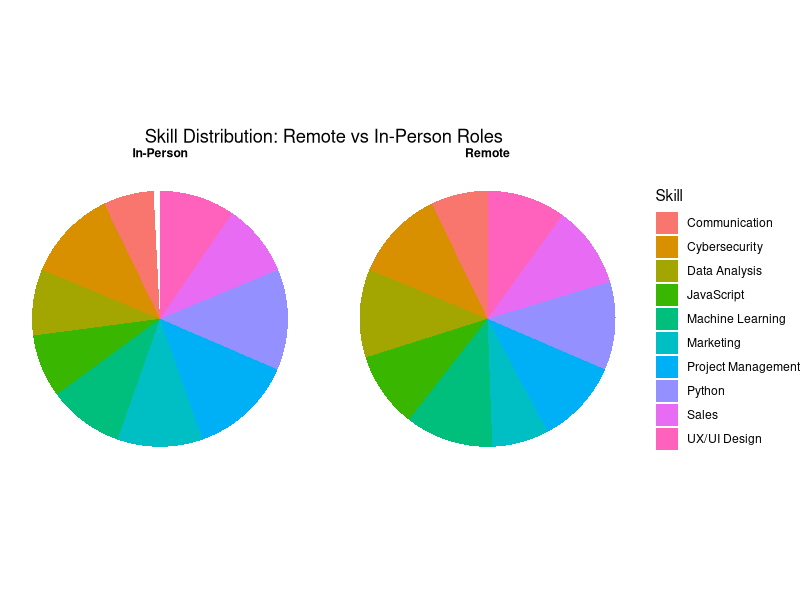
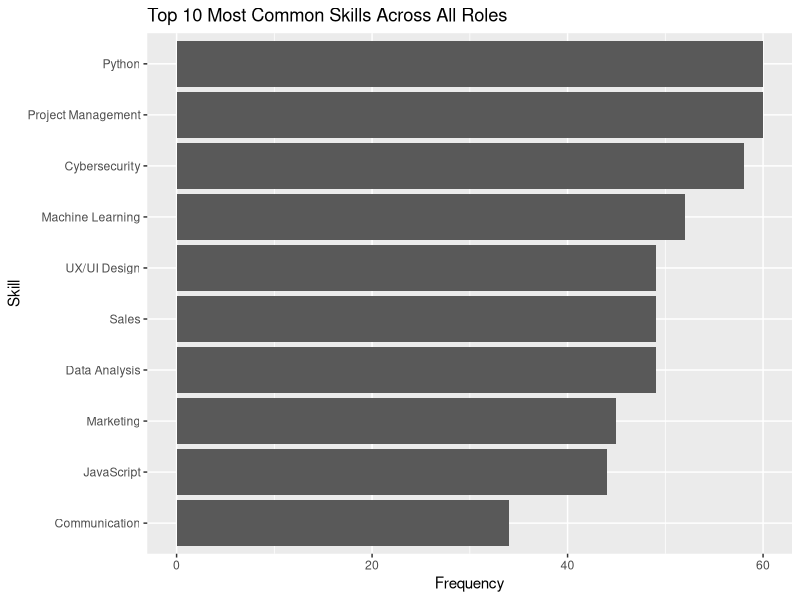
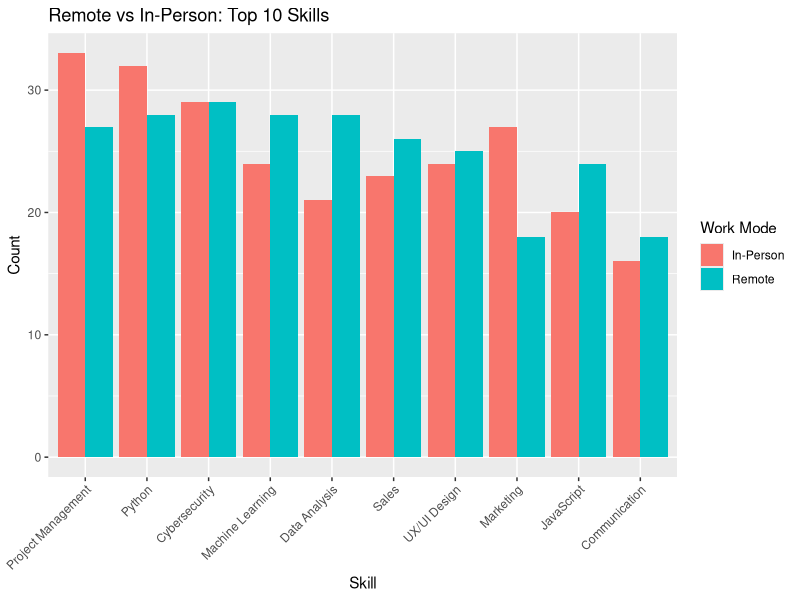
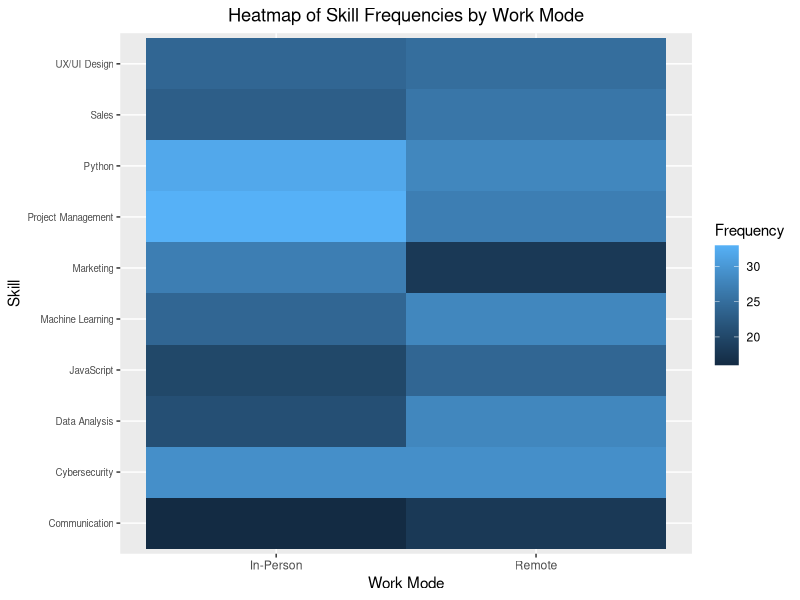

The R source for these figures, in order:
## ---- chunk 1
# 1) Load the tidyverse (which gives you %>% plus all dplyr, tidyr, ggplot2, etc.)
library(tidyverse)

# 2) Read in your CSV (adjust the path if your file lives somewhere else)
df <- read_csv("ai_job_market_insights.csv")

# 3) (Optional) Peek at the first few rows to confirm it loaded
glimpse(df)

## ---- chunk 2

library(tidyverse)

# make sure df is loaded…

# 1. filter out missing values using the correct names
ro3_data <- df %>%
  filter(
    !is.na(Job_Title),
    !is.na(Required_Skills),
    !is.na(Remote_Friendly)
  ) %>%
  # 2. split the comma-separated skills
  separate_rows(Required_Skills, sep = ",\\s*") %>%
  # 3. standardize the remote column
  mutate(
    Remote = if_else(Remote_Friendly == "Yes", "Remote", "In-Person"),
    Skill  = str_trim(Required_Skills)
  )

# 4. count each skill by remote vs in-person
skills_summary <- ro3_data %>%
  count(Skill, Remote, name = "Count")

## ---- chunk 3
ggplot(skills_summary, aes(x = "", y = Count, fill = Skill)) +
  geom_bar(width = 1, stat = "identity") +
  coord_polar(theta = "y") +
  facet_wrap(~ Remote) +
  labs(
    title = "Skill Distribution: Remote vs In-Person Roles",
    x = NULL, y = NULL
  ) +
  theme_void() +
  theme(
    strip.text   = element_text(face = "bold"),
    plot.title   = element_text(hjust = 0.5)
  )
## ---- chunk 4

# 1. Compute overall totals and pick top 10
top_skills <- skills_summary %>%
  group_by(Skill) %>%
  summarise(Total = sum(Count), .groups = "drop") %>%
  arrange(desc(Total)) %>%
  slice_head(n = 10)

# 2. Bar chart (horizontal) of those top 10
ggplot(top_skills, aes(x = reorder(Skill, Total), y = Total)) +
  geom_col() +
  coord_flip() +
  labs(
    title = "Top 10 Most Common Skills Across All Roles",
    x = "Skill",
    y = "Frequency"
  )

## ---- chunk 5
# Filter to just the top 10 skills
remote_top <- skills_summary %>%
  filter(Skill %in% top_skills$Skill)

# Dodged bar chart
ggplot(remote_top, aes(x = reorder(Skill, -Count), y = Count, fill = Remote)) +
  geom_col(position = "dodge") +
  labs(
    title = "Remote vs In-Person: Top 10 Skills",
    x = "Skill",
    y = "Count",
    fill = "Work Mode"
  ) +
  theme(
    axis.text.x = element_text(angle = 45, hjust = 1)
  )

## ---- chunk 6
# Heatmap: skill on y-axis, Remote/In-Person on x-axis, tile fill = count
ggplot(skills_summary, aes(x = Remote, y = Skill, fill = Count)) +
  geom_tile() +
  labs(
    title = "Heatmap of Skill Frequencies by Work Mode",
    x = "Work Mode",
    y = "Skill",
    fill = "Frequency"
  ) +
  theme(
    axis.text.y = element_text(size = 7),
    plot.title = element_text(hjust = 0.5)
  )
